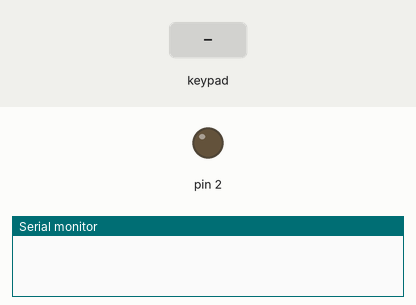
This sketch was run on a simulated Arduino Uno, built with avr-gcc and run on an emulated ATmega328P. On the bench: output pins drawn as LEDs (lit = HIGH), the last lines printed to the serial monitor. Wiring (inferred from the names in the program): 4×4 keypad with keys 1 2 3 A 4 5 6 B 7 8 9 C * 0 # D: rows pin 14, pin 15, pin 16, pin 17; columns pin 13, pin 12, pin 8, pin 7. Inputs (shaded band) come from the test bench. Pins used as bus, display or sensor lines are not drawn.

Above: at 0.8 s.
0.9 s: key '1' pressed
At 1.6 s:
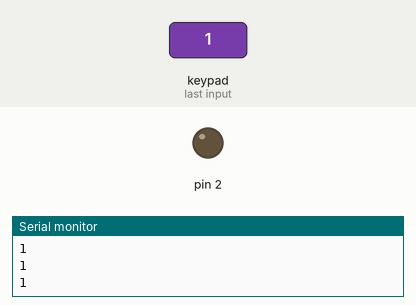
2.6 s: keypad keys 1 4 1 5 1 6 1 7 # pressed 0.4 s apart
7.7 s: key 'A' pressed
At 7.81 s:
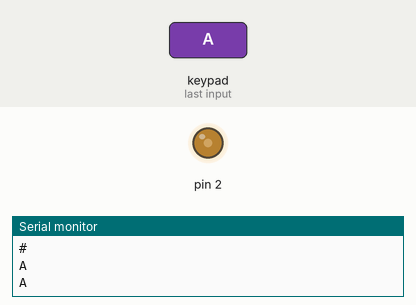
9.3 s: keypad keys 1 4 1 5 1 6 1 7 * pressed 0.4 s apart
14.4 s: key 'B' pressed
At 15.5 s:
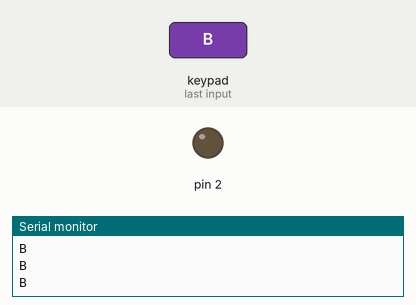
16.1 s: keypad keys 1 4 1 5 1 6 1 7 D pressed 0.4 s apart
Timing chart, 0 to 21.0 s (numbered marks = the images above; inputs shaded):
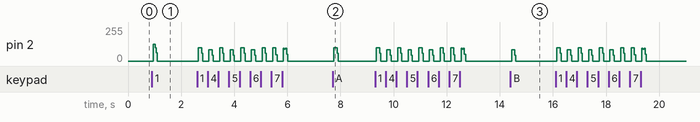

Measured:
- after the input at 0.9 s, pin 2: 0/255 → 124/255 after 0.05 s, → 0/255 0.08 s later
- after the input at 7.7 s, pin 2: 0/255 → 98/255 after 0.05 s, → 0/255 0.12 s later
- after the input at 14.4 s, pin 2: 0/255 → 84/255 after 0.05 s, → 0/255 0.12 s later

The sketch:

lab6.ino
```cpp
#define c 1915
#define d 1700
#define e 1519
#define f 1432
#define g 1275
#define a 1136
#define b 1014
#define C 956

int main(){
  int periods[] = {3830, 3400, 3038, 2864, 2550, 2272, 2028, 1912}; //cdefgabC tone = half of a period
  //int toneFreq[] = {1915, 1700, 1519, 1432, 1275, 1136, 1014, 956};
  pinMode(2, OUTPUT);
  Serial.begin(9600);
  int pinRows[] = {14, 15, 16, 17};
  int pinCol[] = {13, 12, 8, 7};
  char Keys[4][4] = {{'1', '2', '3', 'A'},{'4','5','6','B'},{'7','8','9','C'},{'*','0','#','D'}};
  for (int i = 0; i < 4; i++){
    pinMode(pinRows[i],INPUT_PULLUP);
    pinMode(pinCol[i], OUTPUT);
    digitalWrite(pinCol[i], HIGH);
  }

  while (1){
    for (int i = 0; i < 4; i++){
      digitalWrite(pinCol[i], LOW);
      for (int j = 0; j < 4; j++){
        if (!(digitalRead(pinRows[j]))){
          Serial.println(Keys[j][i]);
          //for (int temp = 0;temp<10;temp++){
          digitalWrite(2, HIGH);
          switch (j) {
            case 0:
          _delay_us(c);
          digitalWrite(2, LOW);
          _delay_us(c);
          break;
            case 1:
          _delay_us(b);
          digitalWrite(2, LOW);
          _delay_us(b);
          break;
          case 2:
          _delay_us(d);
          digitalWrite(2, LOW);
          _delay_us(d);
          break;
          case 3:
          _delay_us(e);
          digitalWrite(2, LOW);
          _delay_us(e);
          break;
          }

          //}
        }
      }
      digitalWrite(pinCol[i], HIGH);
    }
  }
  return 0;
}
```
